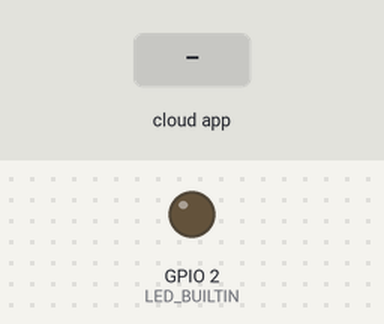
Simulated run of this sketch. Board: ESP32. Shown: output pins drawn as LEDs (lit = HIGH). The inputs (shaded band) are chosen by the test bench.

Above: at 1.2 s.
1.3 s: the phone or cloud app sets led to 1
At 1.7 s:
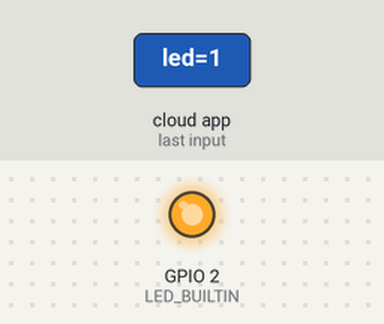
2.8 s: the phone or cloud app sets led to 0
At 4.0 s:
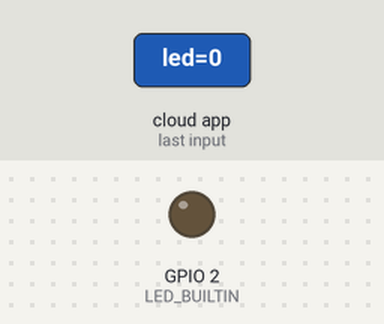
Timing chart, 0 to 5.8 s (numbered marks = the images above; inputs shaded):
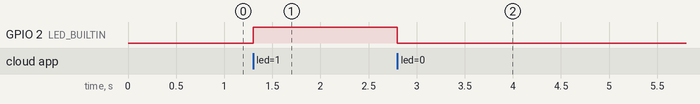

The sketch:

sketch_jan15b.ino
```cpp
#include <ThingerESP32.h>

#include <dummy.h>


#define USERNAME "fas268"
#define DEVICE_ID "fas268esp"
#define DEVICE_CREDENTIAL "26811030"

#define SSID "nyuguest"
#define SSID_PASSWORD ""

#define LED 2

int HALL = 0;

ThingerESP32 thing(USERNAME, DEVICE_ID, DEVICE_CREDENTIAL);

void setup() {
  pinMode(LED_BUILTIN, OUTPUT);

  thing.add_wifi(SSID, SSID_PASSWORD);

  // digital pin control example (i.e. turning on/off a light, a relay, configuring a parameter, etc)
  thing["led"] << digitalPin(LED_BUILTIN);

  // resource output example (i.e. reading a sensor value)
  thing["millis"] >> outputValue(millis());
}

void loop() {
  thing.handle();
}
```

Measured:
- after the input at 1.3 s, GPIO 2 (LED_BUILTIN): LOW → HIGH at once
- after the input at 2.8 s, GPIO 2 (LED_BUILTIN): HIGH → LOW at once
